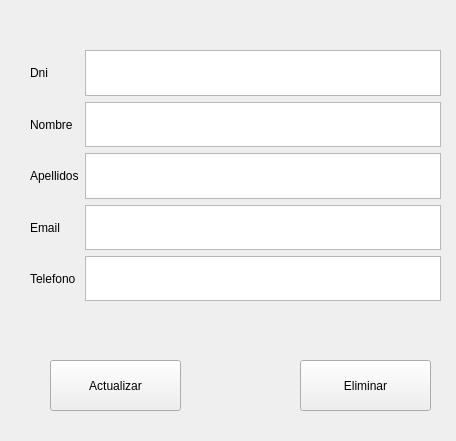
<?xml version="1.0" encoding="UTF-8"?>
<ui version="4.0">
 <class>Form</class>
 <widget class="QWidget" name="Form">
  <property name="geometry">
   <rect>
    <x>0</x>
    <y>0</y>
    <width>456</width>
    <height>441</height>
   </rect>
  </property>
  <property name="windowTitle">
   <string>Form</string>
  </property>
  <widget class="QWidget" name="gridLayoutWidget_2">
   <property name="geometry">
    <rect>
     <x>30</x>
     <y>50</y>
     <width>411</width>
     <height>251</height>
    </rect>
   </property>
   <layout class="QGridLayout" name="gridLayout_2" rowstretch="0,0,0,0,0">
    <item row="3" column="0">
     <widget class="QLabel" name="label_5">
      <property name="text">
       <string>Email</string>
      </property>
     </widget>
    </item>
    <item row="4" column="0">
     <widget class="QLabel" name="label_8">
      <property name="text">
       <string>Telefono</string>
      </property>
     </widget>
    </item>
    <item row="0" column="1">
     <widget class="QTextEdit" name="textEditDniActualizar"/>
    </item>
    <item row="4" column="1">
     <widget class="QTextEdit" name="textEditTelefonoActualizar"/>
    </item>
    <item row="1" column="0">
     <widget class="QLabel" name="label_7">
      <property name="text">
       <string>Nombre</string>
      </property>
     </widget>
    </item>
    <item row="2" column="1">
     <widget class="QTextEdit" name="textEditApellidosActualizar"/>
    </item>
    <item row="1" column="1">
     <widget class="QTextEdit" name="textEditNombreActualizar"/>
    </item>
    <item row="2" column="0">
     <widget class="QLabel" name="label_10">
      <property name="text">
       <string>Apellidos</string>
      </property>
     </widget>
    </item>
    <item row="0" column="0">
     <widget class="QLabel" name="label_9">
      <property name="text">
       <string>Dni</string>
      </property>
     </widget>
    </item>
    <item row="3" column="1">
     <widget class="QTextEdit" name="textEditEmailActualizar"/>
    </item>
   </layout>
  </widget>
  <widget class="QPushButton" name="pushButtonActualizarCliente">
   <property name="geometry">
    <rect>
     <x>50</x>
     <y>360</y>
     <width>131</width>
     <height>51</height>
    </rect>
   </property>
   <property name="text">
    <string>Actualizar</string>
   </property>
  </widget>
  <widget class="QPushButton" name="pushButtonEliminarCliente">
   <property name="geometry">
    <rect>
     <x>300</x>
     <y>360</y>
     <width>131</width>
     <height>51</height>
    </rect>
   </property>
   <property name="text">
    <string>Eliminar</string>
   </property>
  </widget>
 </widget>
 <resources/>
 <connections/>
</ui>
